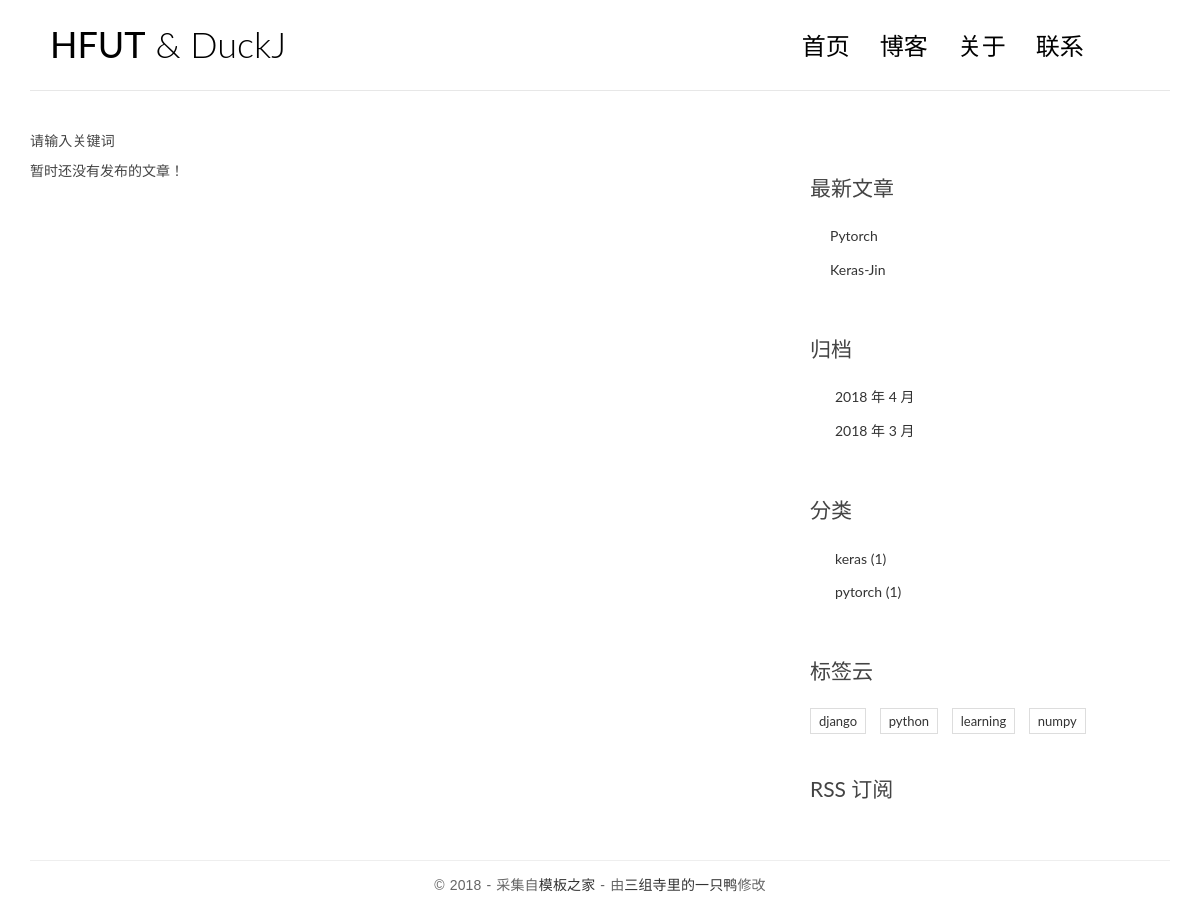
/search/, run on an earlier commit of the app's database.
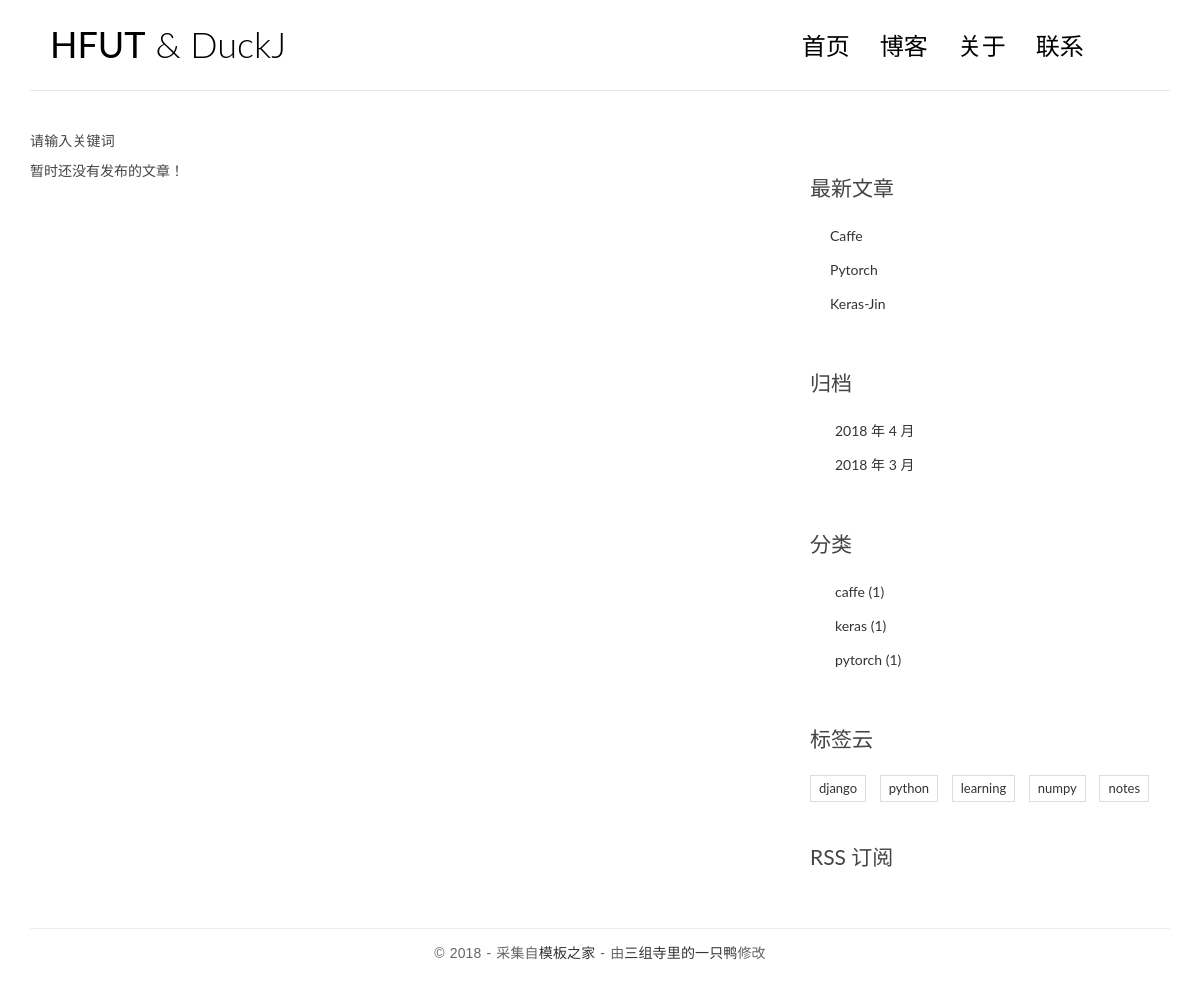
And on a later commit of the database.
### blog/models.py (models this page shows, shortened)
@python_2_unicode_compatible
class Post(models.Model):
    title = models.CharField(max_length=70)
    body = models.TextField()
    created_time = models.DateTimeField()
    modified_time = models.DateTimeField()
    excerpt = models.CharField(max_length=200,blank=True)
    category = models.ForeignKey(Category)
    tags = models.ManyToManyField(Tag,blank=True)
    author = models.ForeignKey(User)
    views = models.PositiveIntegerField(default=0)
    def get_absolute_url(self):
        return reverse('blog:detail',kwargs={'pk':self.pk})

@python_2_unicode_compatible
class Category(models.Model):
    name = models.CharField(max_length=100)

@python_2_unicode_compatible
class Tag(models.Model):
    name = models.CharField(max_length=100)

### blog/views.py (the view)
# urls.py: url(r'^search/$', views.search, name='search'),
def search(request):
    q = request.GET.get('q')
    error_msg = ''
    if not q:
        error_msg = "请输入关键词"
        return render(request, 'blog/index.html', {'error_msg': error_msg})
    post_list = Post.objects.filter(Q(title__icontains=q) | Q(body__icontains=q))
    return render(request, 'blog/index.html', {'error_msg': error_msg,
                                               'post_list': post_list})

### blog/templatetags/blog_tags.py (called while the page is built)
@register.simple_tag
def get_recent_posts(num=5):
    return Post.objects.all().order_by('-created_time')[:num]

@register.simple_tag
def archives():
    return Post.objects.dates('created_time', 'month', order='DESC')

@register.simple_tag
def get_categories():
    return Category.objects.annotate(num_posts=Count('post')).filter(num_posts__gt=0)

@register.simple_tag
def get_tags():
    return Tag.objects.annotate(num_posts=Count('post')).filter(num_posts__gt=0)

### templates/blog/index.html (shortened to what this page needs)
{% extends 'base.html' %}
{% block main %}
  {% if error_msg %}
    <p>{{ error_msg }}</p>
  {% endif %}
                {% for post in post_list %}
                <article class="post post-{{ post.pk }}">
                    <header class="entry-header">
                        <h1 class="entry-title">
                            <a href="{{ post.get_absolute_url }}">{{ post.title }}</a>
                        </h1>
                        <div class="entry-meta">
                            <span class="post-category"><a href="{% url 'blog:category' post.category.pk %}">{{ post.category.name }}</a></span>
                            <span class="post-date"><a href="#"><time class="entry-date"
                                                                      datetime="{{ post.created_time }}">{{ post.created_time }}</time></a></span>
                            <span class="post-author"><a href="#">{{ post.author }}<</a></span>
                            <span class="comments-link"><a href="{% url 'comments:post_comment' post.pk%}">{{ post.comment_set.count }}评论</a></span>
                            <span class="views-count"><a href="{{ post.get_absolute_url }}">{{ post.views }}阅读</a></span>
                        </div>
                    </header>
                    <div class="entry-content clearfix">
                        <p>{{ post.excerpt }}</p>
                        <div class="read-more cl-effect-14">
                            <a href="{{ post.get_absolute_url }}" class="more-link">继续阅读 <span class="meta-nav">→</span></a>
                        </div>
                    </div>
                </article>
                {% empty %}
                <div class="no-post">暂时还没有发布的文章！</div>
                {% endfor %}
{% endblock main %}

### templates/base.html (shortened to what the changed rows need)
{% load staticfiles %}
{% load blog_tags %}
<!DOCTYPE html>
<html>
<head>
    <link rel="stylesheet" href="http://code.ionicframework.com/ionicons/2.0.1/css/ionicons.min.css">
    <link rel="stylesheet" href="{% static 'blog/css/bootstrap.min.css' %}">
    <link rel="stylesheet" href="{% static 'blog/css/pace.css' %}">
    <link rel="stylesheet" href="{% static 'blog/css/custom.css' %}">
    <link rel="stylesheet" href="{% static 'blog/css/highlights/github.css' %}">
</head>
<body>
<div class="container">
    <header id="site-header">
        <div class="row">
            <div class="col-md-4 col-sm-5 col-xs-8">
                <div class="logo">
                    <h1><a href="{% url 'blog:index' %}"><b>HFUT</b> &amp; DuckJ</a></h1>
                </div>
            </div>
        </div>
    </header>
</div>
<div class="content-body">
    <div class="container">
        <div class="row">
            <aside class="col-md-4">
                <div class="widget widget-recent-posts">
                    {% get_recent_posts as recent_post_list %}
                    <ul>
                        {% for post in recent_post_list %}
                            <li>
                                <a href="{{ post.get_absolute_url }}">{{ post.title }}</a>
                            </li>
                        {% empty %}
                            暂无文章！
                        {% endfor %}
                    </ul>
                </div>
                <div class="widget widget-archives">
                    {% archives as date_list %}
                    <ul>
                        {% for date in date_list %}
                            <li>
                                <a href="{% url 'blog:archives' date.year date.month %}">{{ date.year }} 年 {{ date.month }} 月</a>
                            </li>
                        {% empty %}
                            暂无归档！
                        {% endfor %}
                    </ul>
                </div>
                <div class="widget widget-category">
                    {% get_categories as category_list %}
                    <ul>
                        {% for category in category_list %}
                            <li>
                                <a href="{% url 'blog:category' category.pk %}">{{ category.name }} <span class="post-count">({{ category.num_posts }})</span></a>
                            </li>
                        {% empty %}
                            暂无分类！
                        {% endfor %}
                    </ul>
                </div>
                <div class="widget widget-tag-cloud">
                    {% get_tags as tag_list %}
                    <ul>
                        {% for tag in tag_list %}
                        <li>
                            <a href="{% url 'blog:tag' tag.pk %}">{{ tag.name }}</a>
                        </li>
                        {% empty %}
                        暂无标签！
                        {% endfor %}
                    </ul>
                </div>
            </aside>
        </div>
    </div>
</div>
</body>
</html>

What changed in the data, as far as the page shows it:
added Post: title "Caffe"
now on this page (row unchanged): Category: name "caffe", num_posts "1"
now on this page (row unchanged): Tag: name "notes"
